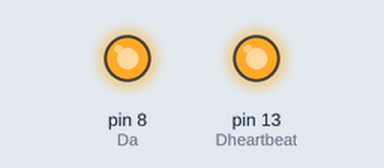
Recording of a sketch running on a simulated Arduino Leonardo, built with avr-gcc and run on an emulated ATmega32U4. Parts: output pins drawn as LEDs (lit = HIGH).

Above: at 1.0 s.
At 5.5 s:
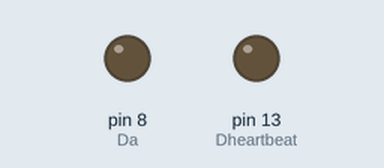
Timing chart, 0 to 6.9 s (numbered marks = the images above):
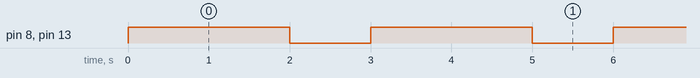

The sketch:

blink3_micro.ino
```cpp
/*
  blink3
  Turns LED on and off.
  Some serial output
 */

// Pin 13 has an LED connected on most Arduino boards.
// give it a name:
int Dheartbeat = 13;
int Da=8;

#define		PROGRAMNAME	"blink3"
#define		VERSION		"2"
#define		EDITDATE	"131218"
#define  EEPROM_ID		1

int i = 0;

// the setup routine runs once when you press reset:
void setup() {
	Serial.begin(9600);
    Serial1.begin(9600);	// serial
	// initialize the digital pin as an output.
	pinMode(Dheartbeat, OUTPUT);
	pinMode(Da, OUTPUT);                               // 485 0/1 = tx/rx
	Serial1.print(PROGRAMNAME);Serial.print("\n");
	i=10;
	while (i>0){
		Serial1.print(i);Serial1.print(", ");
		i--;
	}
Serial1.println("");
}

// the loop routine runs over and over again forever:
void loop() {
	digitalWrite(Dheartbeat, HIGH);
	digitalWrite(Da,HIGH);       // Rcv mode, D->0
	delay(2000);
	digitalWrite(Dheartbeat, LOW);
	digitalWrite(Da,LOW);         // Tx mode, D->1
	delay(1000);
	Serial1.println("blink3_micro");
}
```

Measured:
- by itself, pin 8 (Da), pin 13 (Dheartbeat): alternates HIGH for 2.0 s and LOW for 1.0 s
